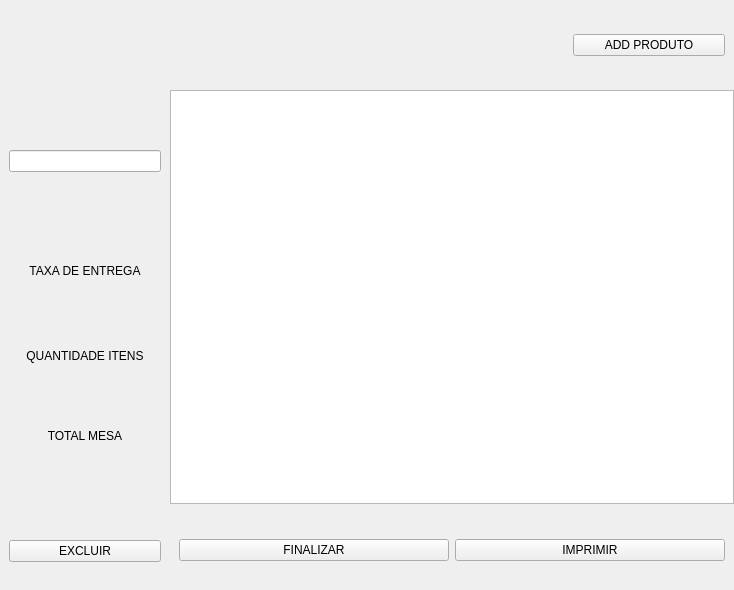
<?xml version="1.0" encoding="UTF-8"?>
<ui version="4.0">
 <class>MainWindow</class>
 <widget class="QMainWindow" name="MainWindow">
  <property name="geometry">
   <rect>
    <x>0</x>
    <y>0</y>
    <width>734</width>
    <height>590</height>
   </rect>
  </property>
  <property name="minimumSize">
   <size>
    <width>0</width>
    <height>0</height>
   </size>
  </property>
  <property name="maximumSize">
   <size>
    <width>920</width>
    <height>590</height>
   </size>
  </property>
  <property name="windowTitle">
   <string>PEDIDOS EM MESA</string>
  </property>
  <property name="styleSheet">
   <string notr="true"/>
  </property>
  <widget class="QWidget" name="centralwidget">
   <property name="minimumSize">
    <size>
     <width>540</width>
     <height>590</height>
    </size>
   </property>
   <property name="maximumSize">
    <size>
     <width>16777215</width>
     <height>590</height>
    </size>
   </property>
   <property name="styleSheet">
    <string notr="true"/>
   </property>
   <layout class="QVBoxLayout" name="verticalLayout">
    <property name="spacing">
     <number>0</number>
    </property>
    <property name="leftMargin">
     <number>0</number>
    </property>
    <property name="topMargin">
     <number>0</number>
    </property>
    <property name="rightMargin">
     <number>0</number>
    </property>
    <property name="bottomMargin">
     <number>0</number>
    </property>
    <item>
     <widget class="QWidget" name="widget" native="true">
      <property name="sizePolicy">
       <sizepolicy hsizetype="Preferred" vsizetype="Preferred">
        <horstretch>0</horstretch>
        <verstretch>0</verstretch>
       </sizepolicy>
      </property>
      <property name="minimumSize">
       <size>
        <width>540</width>
        <height>90</height>
       </size>
      </property>
      <property name="maximumSize">
       <size>
        <width>16777215</width>
        <height>90</height>
       </size>
      </property>
      <property name="styleSheet">
       <string notr="true"/>
      </property>
      <layout class="QHBoxLayout" name="horizontalLayout_3">
       <property name="spacing">
        <number>0</number>
       </property>
       <property name="leftMargin">
        <number>0</number>
       </property>
       <property name="topMargin">
        <number>0</number>
       </property>
       <property name="rightMargin">
        <number>0</number>
       </property>
       <property name="bottomMargin">
        <number>0</number>
       </property>
       <item>
        <widget class="QWidget" name="widget_7" native="true">
         <property name="minimumSize">
          <size>
           <width>380</width>
           <height>0</height>
          </size>
         </property>
         <property name="styleSheet">
          <string notr="true"/>
         </property>
         <layout class="QVBoxLayout" name="verticalLayout_7">
          <item>
           <widget class="QLabel" name="mesa">
            <property name="text">
             <string/>
            </property>
            <property name="alignment">
             <set>Qt::AlignmentFlag::AlignLeading|Qt::AlignmentFlag::AlignLeft|Qt::AlignmentFlag::AlignVCenter</set>
            </property>
           </widget>
          </item>
         </layout>
        </widget>
       </item>
       <item>
        <widget class="QWidget" name="widget_8" native="true">
         <property name="maximumSize">
          <size>
           <width>170</width>
           <height>16777215</height>
          </size>
         </property>
         <property name="styleSheet">
          <string notr="true"/>
         </property>
         <layout class="QVBoxLayout" name="verticalLayout_4">
          <item>
           <widget class="QPushButton" name="adicionar_produto">
            <property name="text">
             <string>ADD PRODUTO</string>
            </property>
           </widget>
          </item>
         </layout>
        </widget>
       </item>
      </layout>
     </widget>
    </item>
    <item>
     <widget class="QWidget" name="widget_2" native="true">
      <property name="styleSheet">
       <string notr="true"/>
      </property>
      <layout class="QHBoxLayout" name="horizontalLayout">
       <property name="spacing">
        <number>0</number>
       </property>
       <property name="leftMargin">
        <number>0</number>
       </property>
       <property name="topMargin">
        <number>0</number>
       </property>
       <property name="rightMargin">
        <number>0</number>
       </property>
       <property name="bottomMargin">
        <number>0</number>
       </property>
       <item>
        <widget class="QWidget" name="widget_3" native="true">
         <property name="minimumSize">
          <size>
           <width>170</width>
           <height>501</height>
          </size>
         </property>
         <property name="maximumSize">
          <size>
           <width>170</width>
           <height>501</height>
          </size>
         </property>
         <property name="styleSheet">
          <string notr="true"/>
         </property>
         <layout class="QVBoxLayout" name="verticalLayout_2">
          <property name="spacing">
           <number>0</number>
          </property>
          <property name="leftMargin">
           <number>0</number>
          </property>
          <property name="topMargin">
           <number>0</number>
          </property>
          <property name="rightMargin">
           <number>0</number>
          </property>
          <property name="bottomMargin">
           <number>0</number>
          </property>
          <item>
           <widget class="QWidget" name="widget_6" native="true">
            <property name="styleSheet">
             <string notr="true"/>
            </property>
            <layout class="QVBoxLayout" name="verticalLayout_6">
             <item>
              <widget class="QLabel" name="status">
               <property name="maximumSize">
                <size>
                 <width>16777215</width>
                 <height>45</height>
                </size>
               </property>
               <property name="text">
                <string/>
               </property>
               <property name="alignment">
                <set>Qt::AlignmentFlag::AlignCenter</set>
               </property>
              </widget>
             </item>
             <item>
              <widget class="QLineEdit" name="data_criacao"/>
             </item>
             <item>
              <widget class="QWidget" name="widget_11" native="true">
               <layout class="QVBoxLayout" name="verticalLayout_13">
                <property name="spacing">
                 <number>0</number>
                </property>
                <property name="leftMargin">
                 <number>0</number>
                </property>
                <property name="topMargin">
                 <number>0</number>
                </property>
                <property name="rightMargin">
                 <number>0</number>
                </property>
                <property name="bottomMargin">
                 <number>0</number>
                </property>
                <item>
                 <widget class="QWidget" name="widget_17" native="true">
                  <property name="styleSheet">
                   <string notr="true"/>
                  </property>
                 </widget>
                </item>
                <item>
                 <widget class="QWidget" name="widget_16" native="true">
                  <property name="styleSheet">
                   <string notr="true"/>
                  </property>
                  <layout class="QVBoxLayout" name="verticalLayout_14">
                   <property name="spacing">
                    <number>0</number>
                   </property>
                   <property name="leftMargin">
                    <number>0</number>
                   </property>
                   <property name="topMargin">
                    <number>0</number>
                   </property>
                   <property name="rightMargin">
                    <number>0</number>
                   </property>
                   <property name="bottomMargin">
                    <number>0</number>
                   </property>
                   <item>
                    <widget class="QLabel" name="label_3">
                     <property name="maximumSize">
                      <size>
                       <width>16777215</width>
                       <height>25</height>
                      </size>
                     </property>
                     <property name="text">
                      <string>TAXA DE ENTREGA</string>
                     </property>
                     <property name="alignment">
                      <set>Qt::AlignmentFlag::AlignCenter</set>
                     </property>
                    </widget>
                   </item>
                   <item>
                    <widget class="QLabel" name="taxa_entrega">
                     <property name="text">
                      <string/>
                     </property>
                     <property name="alignment">
                      <set>Qt::AlignmentFlag::AlignCenter</set>
                     </property>
                    </widget>
                   </item>
                  </layout>
                 </widget>
                </item>
               </layout>
              </widget>
             </item>
             <item>
              <widget class="QWidget" name="widget_10" native="true">
               <property name="styleSheet">
                <string notr="true"/>
               </property>
               <layout class="QVBoxLayout" name="verticalLayout_8">
                <property name="spacing">
                 <number>0</number>
                </property>
                <property name="leftMargin">
                 <number>0</number>
                </property>
                <property name="topMargin">
                 <number>0</number>
                </property>
                <property name="rightMargin">
                 <number>0</number>
                </property>
                <property name="bottomMargin">
                 <number>0</number>
                </property>
                <item>
                 <widget class="QWidget" name="widget_12" native="true">
                  <layout class="QVBoxLayout" name="verticalLayout_9">
                   <property name="spacing">
                    <number>0</number>
                   </property>
                   <property name="leftMargin">
                    <number>0</number>
                   </property>
                   <property name="topMargin">
                    <number>0</number>
                   </property>
                   <property name="rightMargin">
                    <number>0</number>
                   </property>
                   <property name="bottomMargin">
                    <number>0</number>
                   </property>
                   <item>
                    <widget class="QLabel" name="label">
                     <property name="maximumSize">
                      <size>
                       <width>16777215</width>
                       <height>25</height>
                      </size>
                     </property>
                     <property name="text">
                      <string>QUANTIDADE ITENS</string>
                     </property>
                     <property name="alignment">
                      <set>Qt::AlignmentFlag::AlignCenter</set>
                     </property>
                    </widget>
                   </item>
                   <item>
                    <widget class="QWidget" name="widget_14" native="true">
                     <layout class="QVBoxLayout" name="verticalLayout_11">
                      <property name="spacing">
                       <number>0</number>
                      </property>
                      <property name="leftMargin">
                       <number>0</number>
                      </property>
                      <property name="topMargin">
                       <number>0</number>
                      </property>
                      <property name="rightMargin">
                       <number>0</number>
                      </property>
                      <property name="bottomMargin">
                       <number>0</number>
                      </property>
                      <item>
                       <widget class="QLabel" name="quantidade_itens_mesa">
                        <property name="text">
                         <string/>
                        </property>
                        <property name="alignment">
                         <set>Qt::AlignmentFlag::AlignCenter</set>
                        </property>
                       </widget>
                      </item>
                     </layout>
                    </widget>
                   </item>
                  </layout>
                 </widget>
                </item>
                <item>
                 <widget class="QWidget" name="widget_13" native="true">
                  <layout class="QVBoxLayout" name="verticalLayout_10">
                   <property name="spacing">
                    <number>0</number>
                   </property>
                   <property name="leftMargin">
                    <number>0</number>
                   </property>
                   <property name="topMargin">
                    <number>0</number>
                   </property>
                   <property name="rightMargin">
                    <number>0</number>
                   </property>
                   <property name="bottomMargin">
                    <number>0</number>
                   </property>
                   <item>
                    <widget class="QLabel" name="label_2">
                     <property name="maximumSize">
                      <size>
                       <width>16777215</width>
                       <height>25</height>
                      </size>
                     </property>
                     <property name="text">
                      <string>TOTAL MESA</string>
                     </property>
                     <property name="alignment">
                      <set>Qt::AlignmentFlag::AlignCenter</set>
                     </property>
                    </widget>
                   </item>
                   <item>
                    <widget class="QWidget" name="widget_15" native="true">
                     <layout class="QVBoxLayout" name="verticalLayout_12">
                      <property name="spacing">
                       <number>0</number>
                      </property>
                      <property name="leftMargin">
                       <number>0</number>
                      </property>
                      <property name="topMargin">
                       <number>0</number>
                      </property>
                      <property name="rightMargin">
                       <number>0</number>
                      </property>
                      <property name="bottomMargin">
                       <number>0</number>
                      </property>
                      <item>
                       <widget class="QLabel" name="valor_total_mesa">
                        <property name="text">
                         <string/>
                        </property>
                        <property name="alignment">
                         <set>Qt::AlignmentFlag::AlignCenter</set>
                        </property>
                       </widget>
                      </item>
                     </layout>
                    </widget>
                   </item>
                  </layout>
                 </widget>
                </item>
               </layout>
              </widget>
             </item>
            </layout>
           </widget>
          </item>
          <item>
           <widget class="QWidget" name="widget_5" native="true">
            <property name="minimumSize">
             <size>
              <width>0</width>
              <height>80</height>
             </size>
            </property>
            <property name="maximumSize">
             <size>
              <width>16777215</width>
              <height>80</height>
             </size>
            </property>
            <property name="styleSheet">
             <string notr="true"/>
            </property>
            <layout class="QVBoxLayout" name="verticalLayout_3">
             <item>
              <widget class="QPushButton" name="btn_excluir">
               <property name="text">
                <string>EXCLUIR</string>
               </property>
              </widget>
             </item>
            </layout>
           </widget>
          </item>
         </layout>
        </widget>
       </item>
       <item>
        <widget class="QWidget" name="widget_4" native="true">
         <property name="maximumSize">
          <size>
           <width>16777215</width>
           <height>501</height>
          </size>
         </property>
         <property name="styleSheet">
          <string notr="true"/>
         </property>
         <layout class="QVBoxLayout" name="verticalLayout_5">
          <property name="leftMargin">
           <number>0</number>
          </property>
          <property name="topMargin">
           <number>0</number>
          </property>
          <property name="rightMargin">
           <number>0</number>
          </property>
          <property name="bottomMargin">
           <number>0</number>
          </property>
          <item>
           <widget class="QTableWidget" name="tableWidget">
            <property name="maximumSize">
             <size>
              <width>16777215</width>
              <height>415</height>
             </size>
            </property>
            <property name="styleSheet">
             <string notr="true"/>
            </property>
           </widget>
          </item>
          <item>
           <widget class="QWidget" name="widget_9" native="true">
            <property name="minimumSize">
             <size>
              <width>0</width>
              <height>80</height>
             </size>
            </property>
            <property name="styleSheet">
             <string notr="true"/>
            </property>
            <layout class="QHBoxLayout" name="horizontalLayout_2">
             <item>
              <widget class="QPushButton" name="pushButton_2">
               <property name="text">
                <string>FINALIZAR</string>
               </property>
              </widget>
             </item>
             <item>
              <widget class="QPushButton" name="pushButton_3">
               <property name="text">
                <string>IMPRIMIR</string>
               </property>
              </widget>
             </item>
            </layout>
           </widget>
          </item>
         </layout>
        </widget>
       </item>
      </layout>
     </widget>
    </item>
   </layout>
  </widget>
 </widget>
 <resources/>
 <connections/>
</ui>
